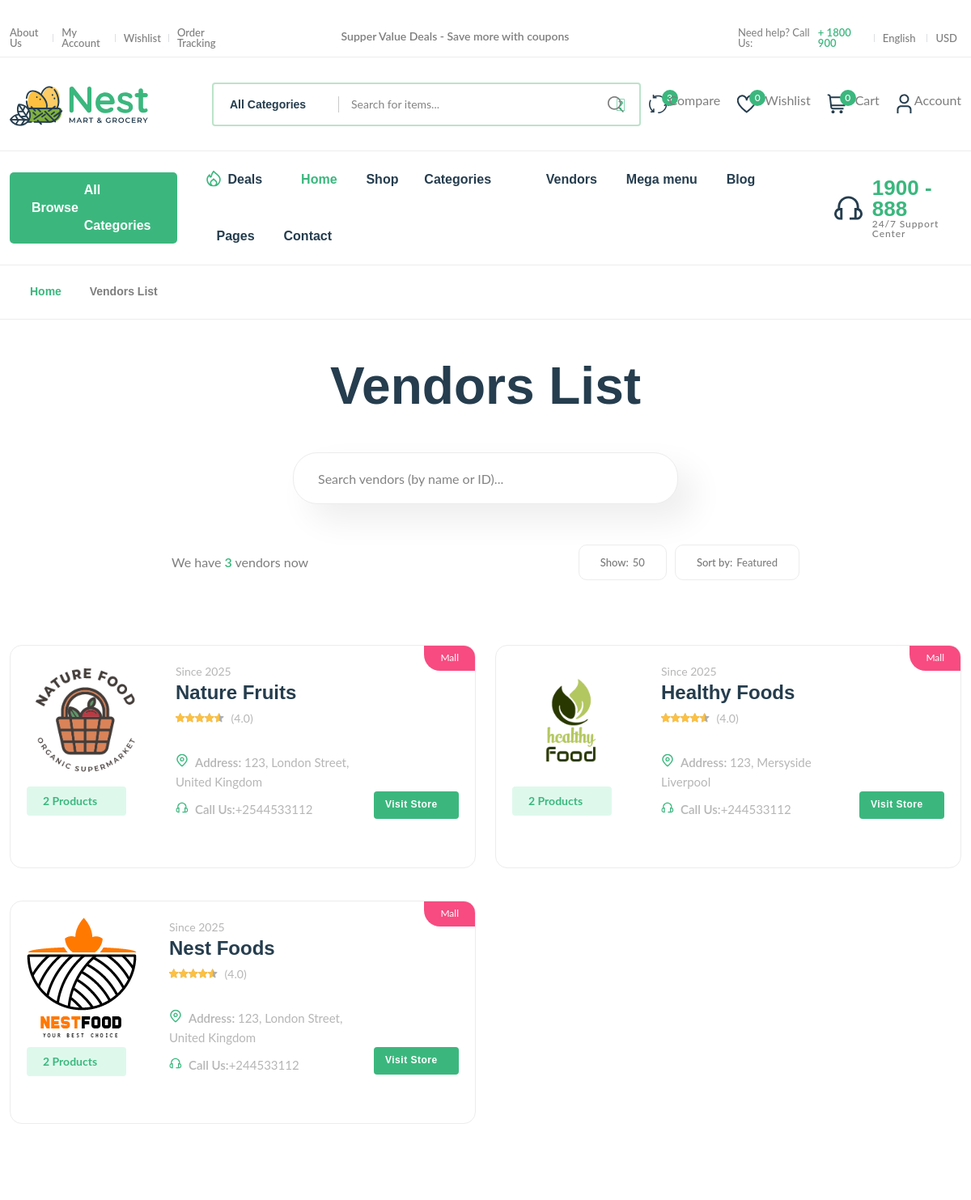
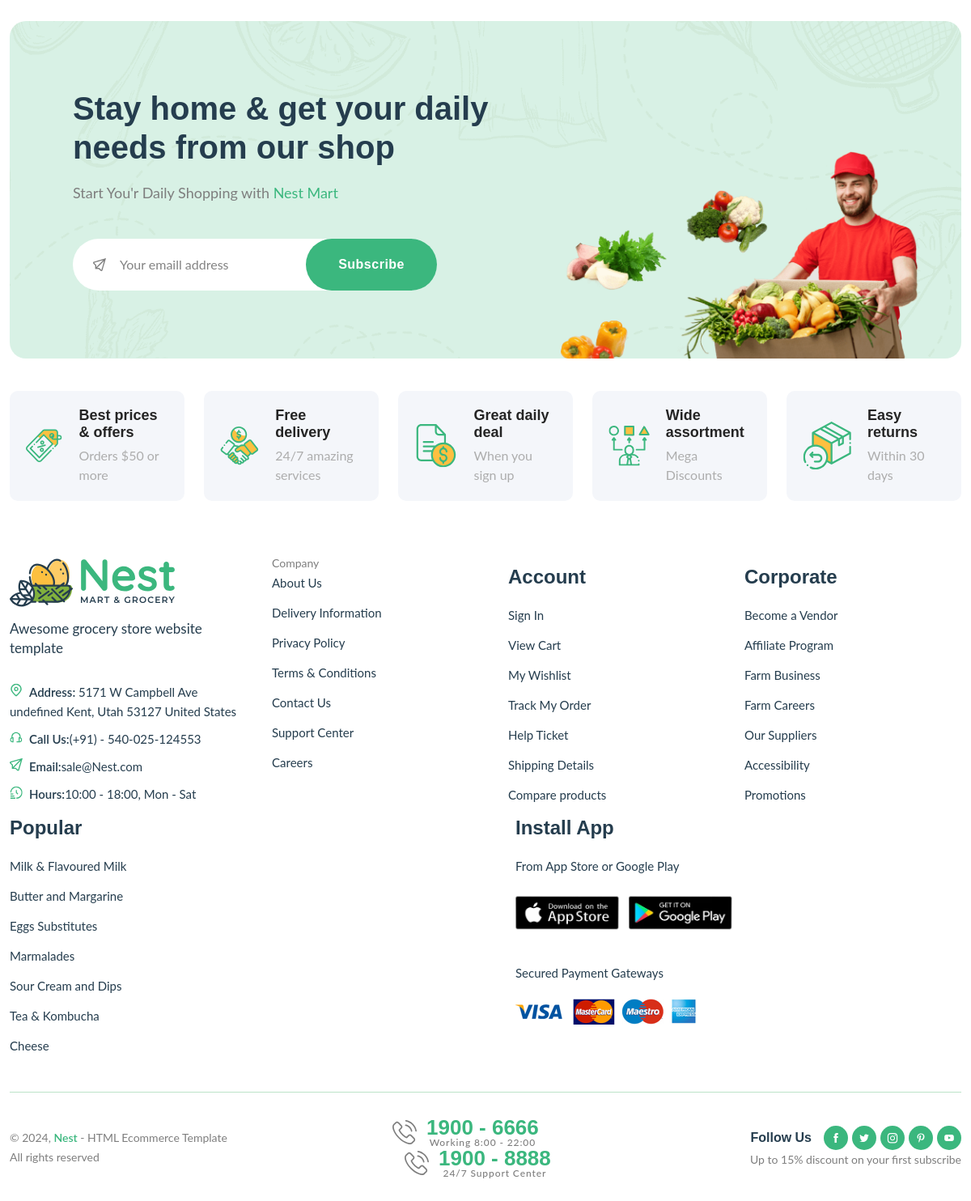
Screenshot of /vendor/ with the database file from the repository (2 pictures, top to bottom).
### core/models.py (models this page shows, shortened)
class Vendor(models.Model):
    vid = ShortUUIDField(unique=True, length=10, max_length=30, prefix='ven', alphabet="abcdefghi12345")
    title = models.CharField(max_length=100, default="Stunning Abaya")
    image = models.ImageField(upload_to=user_directory_path, default="vendor.jpg")
    cover_image = models.ImageField(upload_to=user_directory_path, default="vendor.jpg")
    desc = models.TextField(null=True, blank=True, default="Lorem ipsum dolor sit, amet consectetur adipisicing elit. Nam beatae consectetur, atque inventore aliquam adipisci perspiciatis nostrum qui consequatur praesentium?")
    address = models.CharField(max_length=100, default="123, London Street")
    contact = models.CharField(max_length=100, default="+244533112")
    chat_resp_time = models.CharField(max_length=100, default="100")
    authentic_rating = models.CharField(max_length=100, default="100")
    days_return = models.CharField(max_length=100, default="100")
    shipping_time = models.CharField(max_length=100, default="100")
    warranty_period = models.CharField(max_length=100, default="100")
    user = models.ForeignKey(User, on_delete=models.SET_NULL, null=True)
    date= models.DateTimeField(auto_now_add=True, null=True, blank=True)
    class Meta:
        verbose_name_plural = "Vendors"

### core/views.py (the view)
# urls.py: path('vendor/', vendor_lists_view, name='vendor'),
def vendor_lists_view(request,):
    vendors= Vendor.objects.all()
    context={
        'vendors': vendors
    }
    return render(request, 'vendors-list.html', context)

### templates/vendors-list.html (shortened to what this page needs)
﻿{% extends 'core/base.html'%}
{% load static%}
{% block content %}
    <main class="main pages mb-80">
        <div class="page-header breadcrumb-wrap">
            <div class="container">
                <div class="breadcrumb">
                    <a href="index.htm" rel="nofollow">Home</a>
                    <span></span> Vendors List
                </div>
            </div>
        </div>
        <div class="page-content pt-50">
            <div class="container">
                <div class="archive-header-2 text-center">
                    <h1 class="display-2 mb-50">Vendors List</h1>
                    <div class="row">
                        <div class="col-lg-5 mx-auto">
                            <div class="sidebar-widget-2 widget_search mb-50">
                                <div class="search-form">
                                    <form action="#">
                                        <input type="text" placeholder="Search vendors (by name or ID)...">
                                        <button type="submit"></button>
                                    </form>
                                </div>
                            </div>
                        </div>
                    </div>
                </div>
                <div class="row mb-50">
                    <div class="col-12 col-lg-8 mx-auto">
                        <div class="shop-product-fillter">
                            <div class="totall-product">
                                <p>We have <strong class="text-brand">{{vendors.count}}</strong> vendors now</p>
                            </div>
                            <div class="sort-by-product-area">
                                <div class="sort-by-cover mr-10">
                                    <div class="sort-by-product-wrap">
                                        <div class="sort-by">
                                            <span>Show:</span>
                                        </div>
                                        <div class="sort-by-dropdown-wrap">
                                            <span> 50 </span>
                                        </div>
                                    </div>
                                </div>
                                <div class="sort-by-cover">
                                    <div class="sort-by-product-wrap">
                                        <div class="sort-by">
                                            <span>Sort by:</span>
                                        </div>
                                        <div class="sort-by-dropdown-wrap">
                                            <span> Featured </span>
                                        </div>
                                    </div>
                                </div>
                            </div>
                        </div>
                    </div>
                </div>
                <div class="row vendor-grid">
                    {% for v in vendors %}
                    <div class="col-lg-6 col-md-6 col-12 col-sm-6">
                        <div class="vendor-wrap style-2 mb-40">
                            <div class="product-badges product-badges-position product-badges-mrg">
                                <span class="hot">Mall</span>
                            </div>
                            <div class="vendor-img-action-wrap">
                                <div class="vendor-img">
                                    <a href="{% url 'vendor-details' v.vid %}">
                                        <img class="default-img" src="{{v.image.url}}" alt="">
                                    </a>
                                </div>
                                <div class="mt-10">
                                    <span class="font-small total-product">{{v.vendor.all.count}} Products</span>
                                </div>
                            </div>
                            <div class="vendor-content-wrap">
                                <div class="mb-30">
                                    <div class="product-category">
                                        <span class="text-muted">Since {{ v.date|date:"Y" }}</span>
                                    </div>
                                    <h4 class="mb-5"><a href="{% url 'vendor-details' v.vid %}">{{v.title }}</a></h4>
                                    <div class="product-rate-cover">
                                        <div class="product-rate d-inline-block">
                                            <div class="product-rating" style="width: 90%"></div>
                                        </div>
                                        <span class="font-small ml-5 text-muted"> (4.0)</span>
                                    </div>
                                    <div class="vendor-info d-flex justify-content-between align-items-end mt-30">
                                        <ul class="contact-infor text-muted">
                                            <li><img src="{% static 'assets/imgs/theme/icons/icon-location-1.svg' %}" alt=""><strong>Address: </strong> <span>{{v.address}}</span></li>
                                            <li><img src="{% static 'assets/imgs/theme/icons/icon-contact-1.svg' %}" alt=""><strong>Call Us:</strong><span>{{v.contact}}</span></li>
                                        </ul>
                                        <a href="{% url 'vendor-details' v.vid %}" class="btn btn-xs">Visit Store </a>
                                    </div>
                                </div>
                            </div>
                        </div>
                    </div>
                    {%endfor%}
            </div>
        </div>
    </main>
{%endblock content %}

### rows the page displays
Vendor: image (picture), vendor.all.count "2", date "2025", title "Nature Fruits", address "123, London Street, United Kingdom", contact "+2544533112"
Vendor: image (picture), vendor.all.count "2", date "2025", title "Healthy Foods", address "123, Mersyside Liverpool", contact "+244533112"
Vendor: image (picture), vendor.all.count "2", date "2025", title "Nest Foods", address "123, London Street, United Kingdom", contact "+244533112"

### other values shown
{{ request.session.cart_data_obj|length }} "0"
{{ vendors.count }} "3"
